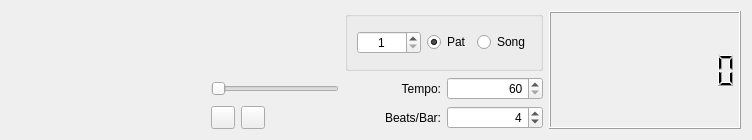
<?xml version="1.0" encoding="UTF-8"?>
<ui version="4.0">
 <class>TopWidget</class>
 <widget class="QWidget" name="TopWidget">
  <property name="geometry">
   <rect>
    <x>0</x>
    <y>0</y>
    <width>752</width>
    <height>140</height>
   </rect>
  </property>
  <property name="minimumSize">
   <size>
    <width>0</width>
    <height>140</height>
   </size>
  </property>
  <property name="windowTitle">
   <string>Form</string>
  </property>
  <layout class="QHBoxLayout" name="horizontalLayout_2">
   <item>
    <spacer name="horizontalSpacer">
     <property name="orientation">
      <enum>Qt::Horizontal</enum>
     </property>
     <property name="sizeHint" stdset="0">
      <size>
       <width>194</width>
       <height>20</height>
      </size>
     </property>
    </spacer>
   </item>
   <item>
    <layout class="QGridLayout" name="gridLayout">
     <item row="2" column="3">
      <widget class="QLabel" name="beatsPerBarLabel">
       <property name="text">
        <string>Beats/Bar:</string>
       </property>
       <property name="alignment">
        <set>Qt::AlignRight|Qt::AlignTrailing|Qt::AlignVCenter</set>
       </property>
      </widget>
     </item>
     <item row="2" column="4">
      <widget class="QSpinBox" name="beatsPerBarSpinBox">
       <property name="minimumSize">
        <size>
         <width>64</width>
         <height>0</height>
        </size>
       </property>
       <property name="alignment">
        <set>Qt::AlignRight|Qt::AlignTrailing|Qt::AlignVCenter</set>
       </property>
       <property name="minimum">
        <number>1</number>
       </property>
       <property name="maximum">
        <number>8</number>
       </property>
       <property name="value">
        <number>4</number>
       </property>
      </widget>
     </item>
     <item row="1" column="0" colspan="3">
      <widget class="SeekWidget" name="seekWidget">
       <property name="minimumSize">
        <size>
         <width>128</width>
         <height>0</height>
        </size>
       </property>
       <property name="maximumSize">
        <size>
         <width>128</width>
         <height>16777215</height>
        </size>
       </property>
       <property name="orientation">
        <enum>Qt::Horizontal</enum>
       </property>
       <property name="invertedAppearance">
        <bool>false</bool>
       </property>
       <property name="invertedControls">
        <bool>false</bool>
       </property>
      </widget>
     </item>
     <item row="1" column="4">
      <widget class="QSpinBox" name="tempoSpinBox">
       <property name="minimumSize">
        <size>
         <width>64</width>
         <height>0</height>
        </size>
       </property>
       <property name="alignment">
        <set>Qt::AlignRight|Qt::AlignTrailing|Qt::AlignVCenter</set>
       </property>
       <property name="minimum">
        <number>60</number>
       </property>
       <property name="maximum">
        <number>320</number>
       </property>
       <property name="value">
        <number>60</number>
       </property>
      </widget>
     </item>
     <item row="1" column="3">
      <widget class="QLabel" name="tempoLabel">
       <property name="text">
        <string>Tempo:</string>
       </property>
       <property name="alignment">
        <set>Qt::AlignRight|Qt::AlignTrailing|Qt::AlignVCenter</set>
       </property>
      </widget>
     </item>
     <item row="0" column="3" colspan="2">
      <widget class="QGroupBox" name="groupBox">
       <property name="sizePolicy">
        <sizepolicy hsizetype="Preferred" vsizetype="Preferred">
         <horstretch>0</horstretch>
         <verstretch>0</verstretch>
        </sizepolicy>
       </property>
       <property name="title">
        <string/>
       </property>
       <property name="flat">
        <bool>true</bool>
       </property>
       <property name="checkable">
        <bool>false</bool>
       </property>
       <layout class="QHBoxLayout" name="horizontalLayout">
        <item>
         <widget class="QSpinBox" name="patSpinBox">
          <property name="minimumSize">
           <size>
            <width>64</width>
            <height>0</height>
           </size>
          </property>
          <property name="alignment">
           <set>Qt::AlignCenter</set>
          </property>
          <property name="minimum">
           <number>1</number>
          </property>
         </widget>
        </item>
        <item>
         <widget class="QRadioButton" name="patRadioButton">
          <property name="text">
           <string>Pat</string>
          </property>
          <property name="checked">
           <bool>true</bool>
          </property>
         </widget>
        </item>
        <item>
         <widget class="QRadioButton" name="songRadioButton">
          <property name="text">
           <string>Song</string>
          </property>
         </widget>
        </item>
       </layout>
      </widget>
     </item>
     <item row="2" column="0">
      <widget class="QPushButton" name="playButton">
       <property name="maximumSize">
        <size>
         <width>24</width>
         <height>24</height>
        </size>
       </property>
       <property name="text">
        <string/>
       </property>
      </widget>
     </item>
     <item row="2" column="1">
      <widget class="QPushButton" name="stopButton">
       <property name="maximumSize">
        <size>
         <width>24</width>
         <height>24</height>
        </size>
       </property>
       <property name="text">
        <string/>
       </property>
      </widget>
     </item>
    </layout>
   </item>
   <item>
    <widget class="TimeDisplayWidget" name="positionDisplay">
     <property name="minimumSize">
      <size>
       <width>192</width>
       <height>0</height>
      </size>
     </property>
     <property name="autoFillBackground">
      <bool>false</bool>
     </property>
     <property name="smallDecimalPoint">
      <bool>false</bool>
     </property>
     <property name="digitCount">
      <number>10</number>
     </property>
     <property name="segmentStyle">
      <enum>QLCDNumber::Filled</enum>
     </property>
     <property name="value" stdset="0">
      <double>0.000000000000000</double>
     </property>
    </widget>
   </item>
  </layout>
 </widget>
 <customwidgets>
  <customwidget>
   <class>TimeDisplayWidget</class>
   <extends>QLCDNumber</extends>
   <header>timedisplaywidget.h</header>
  </customwidget>
  <customwidget>
   <class>SeekWidget</class>
   <extends>QSlider</extends>
   <header>seekwidget.h</header>
  </customwidget>
 </customwidgets>
 <resources/>
 <connections/>
</ui>
